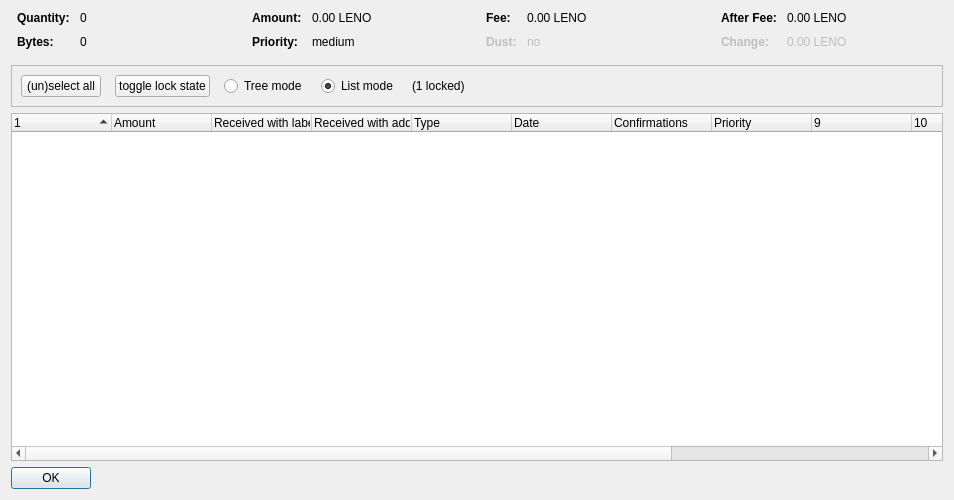
<?xml version="1.0" encoding="UTF-8"?>
<ui version="4.0">
 <class>CoinControlDialog</class>
 <widget class="QDialog" name="CoinControlDialog">
  <property name="geometry">
   <rect>
    <x>0</x>
    <y>0</y>
    <width>954</width>
    <height>500</height>
   </rect>
  </property>
  <property name="windowTitle">
   <string>Coin Selection</string>
  </property>
  <layout class="QVBoxLayout" name="verticalLayout">
   <item>
    <layout class="QHBoxLayout" name="horizontalLayoutTop" stretch="0,0,0,0">
     <property name="topMargin">
      <number>0</number>
     </property>
     <property name="bottomMargin">
      <number>10</number>
     </property>
     <item>
      <layout class="QFormLayout" name="formLayoutCoinControl1">
       <property name="horizontalSpacing">
        <number>10</number>
       </property>
       <property name="verticalSpacing">
        <number>10</number>
       </property>
       <property name="leftMargin">
        <number>6</number>
       </property>
       <property name="rightMargin">
        <number>6</number>
       </property>
       <item row="0" column="0">
        <widget class="QLabel" name="labelCoinControlQuantityText">
         <property name="font">
          <font>
           <weight>75</weight>
           <bold>true</bold>
          </font>
         </property>
         <property name="text">
          <string>Quantity:</string>
         </property>
        </widget>
       </item>
       <item row="0" column="1">
        <widget class="QLabel" name="labelCoinControlQuantity">
         <property name="cursor">
          <cursorShape>IBeamCursor</cursorShape>
         </property>
         <property name="contextMenuPolicy">
          <enum>Qt::ActionsContextMenu</enum>
         </property>
         <property name="text">
          <string notr="true">0</string>
         </property>
         <property name="textInteractionFlags">
          <set>Qt::LinksAccessibleByMouse|Qt::TextSelectableByKeyboard|Qt::TextSelectableByMouse</set>
         </property>
        </widget>
       </item>
       <item row="1" column="0">
        <widget class="QLabel" name="labelCoinControlBytesText">
         <property name="font">
          <font>
           <weight>75</weight>
           <bold>true</bold>
          </font>
         </property>
         <property name="text">
          <string>Bytes:</string>
         </property>
        </widget>
       </item>
       <item row="1" column="1">
        <widget class="QLabel" name="labelCoinControlBytes">
         <property name="cursor">
          <cursorShape>IBeamCursor</cursorShape>
         </property>
         <property name="contextMenuPolicy">
          <enum>Qt::ActionsContextMenu</enum>
         </property>
         <property name="text">
          <string notr="true">0</string>
         </property>
         <property name="textInteractionFlags">
          <set>Qt::LinksAccessibleByMouse|Qt::TextSelectableByKeyboard|Qt::TextSelectableByMouse</set>
         </property>
        </widget>
       </item>
      </layout>
     </item>
     <item>
      <layout class="QFormLayout" name="formLayoutCoinControl2">
       <property name="horizontalSpacing">
        <number>10</number>
       </property>
       <property name="verticalSpacing">
        <number>10</number>
       </property>
       <property name="leftMargin">
        <number>6</number>
       </property>
       <property name="rightMargin">
        <number>6</number>
       </property>
       <item row="0" column="0">
        <widget class="QLabel" name="labelCoinControlAmountText">
         <property name="font">
          <font>
           <weight>75</weight>
           <bold>true</bold>
          </font>
         </property>
         <property name="text">
          <string>Amount:</string>
         </property>
        </widget>
       </item>
       <item row="0" column="1">
        <widget class="QLabel" name="labelCoinControlAmount">
         <property name="cursor">
          <cursorShape>IBeamCursor</cursorShape>
         </property>
         <property name="contextMenuPolicy">
          <enum>Qt::ActionsContextMenu</enum>
         </property>
         <property name="text">
          <string notr="true">0.00 LENO</string>
         </property>
         <property name="textInteractionFlags">
          <set>Qt::LinksAccessibleByMouse|Qt::TextSelectableByKeyboard|Qt::TextSelectableByMouse</set>
         </property>
        </widget>
       </item>
       <item row="1" column="0">
        <widget class="QLabel" name="labelCoinControlPriorityText">
         <property name="font">
          <font>
           <weight>75</weight>
           <bold>true</bold>
          </font>
         </property>
         <property name="text">
          <string>Priority:</string>
         </property>
        </widget>
       </item>
       <item row="1" column="1">
        <widget class="QLabel" name="labelCoinControlPriority">
         <property name="cursor">
          <cursorShape>IBeamCursor</cursorShape>
         </property>
         <property name="contextMenuPolicy">
          <enum>Qt::ActionsContextMenu</enum>
         </property>
         <property name="text">
          <string>medium</string>
         </property>
         <property name="textInteractionFlags">
          <set>Qt::LinksAccessibleByMouse|Qt::TextSelectableByKeyboard|Qt::TextSelectableByMouse</set>
         </property>
        </widget>
       </item>
      </layout>
     </item>
     <item>
      <layout class="QFormLayout" name="formLayoutCoinControl3">
       <property name="horizontalSpacing">
        <number>10</number>
       </property>
       <property name="verticalSpacing">
        <number>10</number>
       </property>
       <property name="leftMargin">
        <number>6</number>
       </property>
       <property name="rightMargin">
        <number>6</number>
       </property>
       <item row="0" column="0">
        <widget class="QLabel" name="labelCoinControlFeeText">
         <property name="font">
          <font>
           <weight>75</weight>
           <bold>true</bold>
          </font>
         </property>
         <property name="text">
          <string>Fee:</string>
         </property>
        </widget>
       </item>
       <item row="0" column="1">
        <widget class="QLabel" name="labelCoinControlFee">
         <property name="cursor">
          <cursorShape>IBeamCursor</cursorShape>
         </property>
         <property name="contextMenuPolicy">
          <enum>Qt::ActionsContextMenu</enum>
         </property>
         <property name="text">
          <string notr="true">0.00 LENO</string>
         </property>
         <property name="textInteractionFlags">
          <set>Qt::LinksAccessibleByMouse|Qt::TextSelectableByKeyboard|Qt::TextSelectableByMouse</set>
         </property>
        </widget>
       </item>
       <item row="1" column="0">
        <widget class="QLabel" name="labelCoinControlLowOutputText">
         <property name="enabled">
          <bool>false</bool>
         </property>
         <property name="font">
          <font>
           <weight>75</weight>
           <bold>true</bold>
          </font>
         </property>
         <property name="text">
          <string>Dust:</string>
         </property>
        </widget>
       </item>
       <item row="1" column="1">
        <widget class="QLabel" name="labelCoinControlLowOutput">
         <property name="enabled">
          <bool>false</bool>
         </property>
         <property name="cursor">
          <cursorShape>IBeamCursor</cursorShape>
         </property>
         <property name="contextMenuPolicy">
          <enum>Qt::ActionsContextMenu</enum>
         </property>
         <property name="text">
          <string>no</string>
         </property>
         <property name="textInteractionFlags">
          <set>Qt::LinksAccessibleByMouse|Qt::TextSelectableByKeyboard|Qt::TextSelectableByMouse</set>
         </property>
        </widget>
       </item>
      </layout>
     </item>
     <item>
      <layout class="QFormLayout" name="formLayoutCoinControl4">
       <property name="horizontalSpacing">
        <number>10</number>
       </property>
       <property name="verticalSpacing">
        <number>10</number>
       </property>
       <property name="leftMargin">
        <number>6</number>
       </property>
       <property name="rightMargin">
        <number>6</number>
       </property>
       <item row="0" column="0">
        <widget class="QLabel" name="labelCoinControlAfterFeeText">
         <property name="font">
          <font>
           <weight>75</weight>
           <bold>true</bold>
          </font>
         </property>
         <property name="text">
          <string>After Fee:</string>
         </property>
        </widget>
       </item>
       <item row="0" column="1">
        <widget class="QLabel" name="labelCoinControlAfterFee">
         <property name="cursor">
          <cursorShape>IBeamCursor</cursorShape>
         </property>
         <property name="contextMenuPolicy">
          <enum>Qt::ActionsContextMenu</enum>
         </property>
         <property name="text">
          <string notr="true">0.00 LENO</string>
         </property>
         <property name="textInteractionFlags">
          <set>Qt::LinksAccessibleByMouse|Qt::TextSelectableByKeyboard|Qt::TextSelectableByMouse</set>
         </property>
        </widget>
       </item>
       <item row="1" column="0">
        <widget class="QLabel" name="labelCoinControlChangeText">
         <property name="enabled">
          <bool>false</bool>
         </property>
         <property name="font">
          <font>
           <weight>75</weight>
           <bold>true</bold>
          </font>
         </property>
         <property name="text">
          <string>Change:</string>
         </property>
        </widget>
       </item>
       <item row="1" column="1">
        <widget class="QLabel" name="labelCoinControlChange">
         <property name="enabled">
          <bool>false</bool>
         </property>
         <property name="cursor">
          <cursorShape>IBeamCursor</cursorShape>
         </property>
         <property name="contextMenuPolicy">
          <enum>Qt::ActionsContextMenu</enum>
         </property>
         <property name="text">
          <string notr="true">0.00 LENO</string>
         </property>
         <property name="textInteractionFlags">
          <set>Qt::LinksAccessibleByMouse|Qt::TextSelectableByKeyboard|Qt::TextSelectableByMouse</set>
         </property>
        </widget>
       </item>
      </layout>
     </item>
    </layout>
   </item>
   <item>
    <widget class="QFrame" name="frame">
     <property name="minimumSize">
      <size>
       <width>0</width>
       <height>40</height>
      </size>
     </property>
     <property name="frameShape">
      <enum>QFrame::StyledPanel</enum>
     </property>
     <property name="frameShadow">
      <enum>QFrame::Sunken</enum>
     </property>
     <layout class="QHBoxLayout" name="horizontalLayout">
      <item>
       <layout class="QHBoxLayout" name="horizontalLayoutPanel" stretch="0,0,0,0,0,0">
        <property name="spacing">
         <number>14</number>
        </property>
        <item>
         <widget class="QPushButton" name="pushButtonSelectAll">
          <property name="sizePolicy">
           <sizepolicy hsizetype="Maximum" vsizetype="Fixed">
            <horstretch>0</horstretch>
            <verstretch>0</verstretch>
           </sizepolicy>
          </property>
          <property name="text">
           <string>(un)select all</string>
          </property>
          <property name="autoDefault">
           <bool>false</bool>
          </property>
         </widget>
        </item>
        <item>
         <widget class="QPushButton" name="pushButtonToggleLock">
          <property name="sizePolicy">
           <sizepolicy hsizetype="Maximum" vsizetype="Fixed">
            <horstretch>0</horstretch>
            <verstretch>0</verstretch>
           </sizepolicy>
          </property>
          <property name="text">
           <string>toggle lock state</string>
          </property>
          <property name="autoDefault">
           <bool>false</bool>
          </property>
         </widget>
        </item>
        <item>
         <widget class="QRadioButton" name="radioTreeMode">
          <property name="sizePolicy">
           <sizepolicy hsizetype="Maximum" vsizetype="Fixed">
            <horstretch>0</horstretch>
            <verstretch>0</verstretch>
           </sizepolicy>
          </property>
          <property name="text">
           <string>Tree mode</string>
          </property>
         </widget>
        </item>
        <item>
         <widget class="QRadioButton" name="radioListMode">
          <property name="sizePolicy">
           <sizepolicy hsizetype="Maximum" vsizetype="Fixed">
            <horstretch>0</horstretch>
            <verstretch>0</verstretch>
           </sizepolicy>
          </property>
          <property name="text">
           <string>List mode</string>
          </property>
          <property name="checked">
           <bool>true</bool>
          </property>
         </widget>
        </item>
        <item>
         <widget class="QLabel" name="labelLocked">
          <property name="text">
           <string>(1 locked)</string>
          </property>
         </widget>
        </item>
        <item>
         <spacer name="horizontalSpacer">
          <property name="orientation">
           <enum>Qt::Horizontal</enum>
          </property>
          <property name="sizeHint" stdset="0">
           <size>
            <width>40</width>
            <height>20</height>
           </size>
          </property>
         </spacer>
        </item>
       </layout>
      </item>
     </layout>
    </widget>
   </item>
   <item>
    <widget class="CoinControlTreeWidget" name="treeWidget">
     <property name="contextMenuPolicy">
      <enum>Qt::CustomContextMenu</enum>
     </property>
     <property name="sortingEnabled">
      <bool>false</bool>
     </property>
     <property name="columnCount">
      <number>13</number>
     </property>
     <attribute name="headerShowSortIndicator" stdset="0">
      <bool>true</bool>
     </attribute>
     <attribute name="headerStretchLastSection">
      <bool>false</bool>
     </attribute>
     <column>
      <property name="text">
       <string/>
      </property>
     </column>
     <column>
      <property name="text">
       <string>Amount</string>
      </property>
     </column>
     <column>
      <property name="text">
       <string>Received with label</string>
      </property>
     </column>
     <column>
      <property name="text">
       <string>Received with address</string>
      </property>
     </column>
     <column>
      <property name="text">
       <string>Type</string>
      </property>
     </column>
     <column>
      <property name="text">
       <string>Date</string>
      </property>
     </column>
     <column>
      <property name="text">
       <string>Confirmations</string>
      </property>
      <property name="toolTip">
       <string>Confirmed</string>
      </property>
     </column>
     <column>
      <property name="text">
       <string>Priority</string>
      </property>
     </column>
     <column>
      <property name="text">
       <string/>
      </property>
     </column>
     <column>
      <property name="text">
       <string/>
      </property>
     </column>
     <column>
      <property name="text">
       <string/>
      </property>
     </column>
     <column>
      <property name="text">
       <string/>
      </property>
     </column>
     <column>
      <property name="text">
       <string/>
      </property>
     </column>
    </widget>
   </item>
   <item>
    <widget class="QDialogButtonBox" name="buttonBox">
     <property name="sizePolicy">
      <sizepolicy hsizetype="Maximum" vsizetype="Fixed">
       <horstretch>0</horstretch>
       <verstretch>0</verstretch>
      </sizepolicy>
     </property>
     <property name="orientation">
      <enum>Qt::Horizontal</enum>
     </property>
     <property name="standardButtons">
      <set>QDialogButtonBox::Ok</set>
     </property>
    </widget>
   </item>
  </layout>
 </widget>
 <customwidgets>
  <customwidget>
   <class>CoinControlTreeWidget</class>
   <extends>QTreeWidget</extends>
   <header>coincontroltreewidget.h</header>
  </customwidget>
 </customwidgets>
 <resources/>
 <connections/>
</ui>
